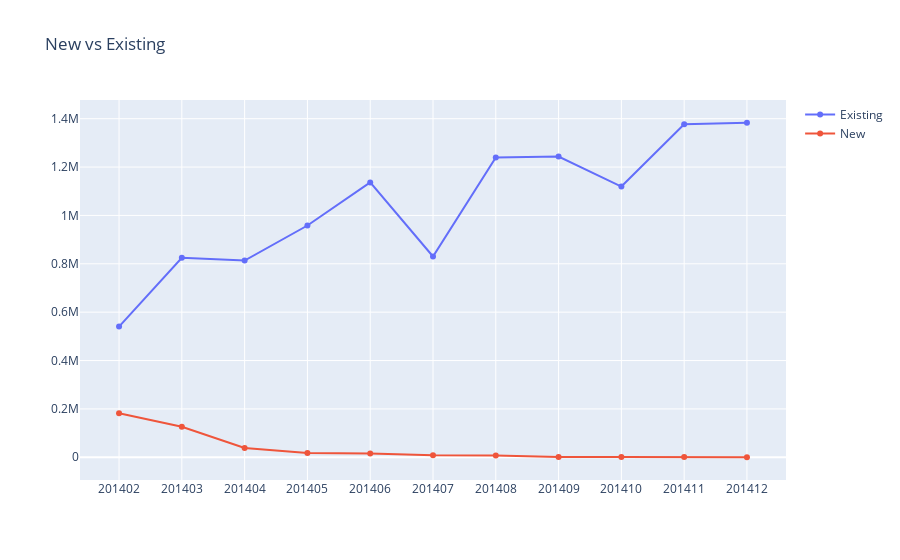

Notebook code cell kept with this figure:
### Code cell
#filtering the dates and plot the result
plot_data = [
    go.Scatter(
        x=tx_user_type_revenue.query("UserType == 'Existing'")['OrderYearMonth'],
        y=tx_user_type_revenue.query("UserType == 'Existing'")['Sales'],
        name = 'Existing'
    ),
    go.Scatter(
        x=tx_user_type_revenue[tx_user_type_revenue['OrderYearMonth']!=201401].query("UserType == 'New'")['OrderYearMonth'],
        y=tx_user_type_revenue[tx_user_type_revenue['OrderYearMonth']!=201401].query("UserType == 'New'")['Sales'],
        name = 'New'
    )
]

plot_layout = go.Layout(
        xaxis={"type": "category"},
        title='New vs Existing'
    )
fig = go.Figure(data=plot_data, layout=plot_layout)
pyoff.iplot(fig)

### Figure 1 — Plotly figure (JSON) as saved in the notebook; plotly's stock layout.template omitted (floating-point values rounded to 4 significant figures)
{"data": [{"name": "Existing", "type": "scatter", "x": [201402, 201403, 201404, 201405, 201406, 201407, 201408, 201409, 201410, 201411, 201412], "y": [540400.0, 825000.0, 813400.0, 958300.0, 1136000.0, 830300.0, 1240000.0, 1243000.0, 1119000.0, 1377000.0, 1383000.0]}, {"name": "New", "type": "scatter", "x": [201402, 201403, 201404, 201405, 201406, 201407, 201408, 201409, 201410, 201411, 201412], "y": [182500.0, 126300.0, 38200.0, 18130.0, 16070.0, 8402.0, 7653.0, 712.7, 1342.0, 1069.0, 138]}], "layout": {"title": {"text": "New vs Existing"}, "xaxis": {"type": "category"}}}
